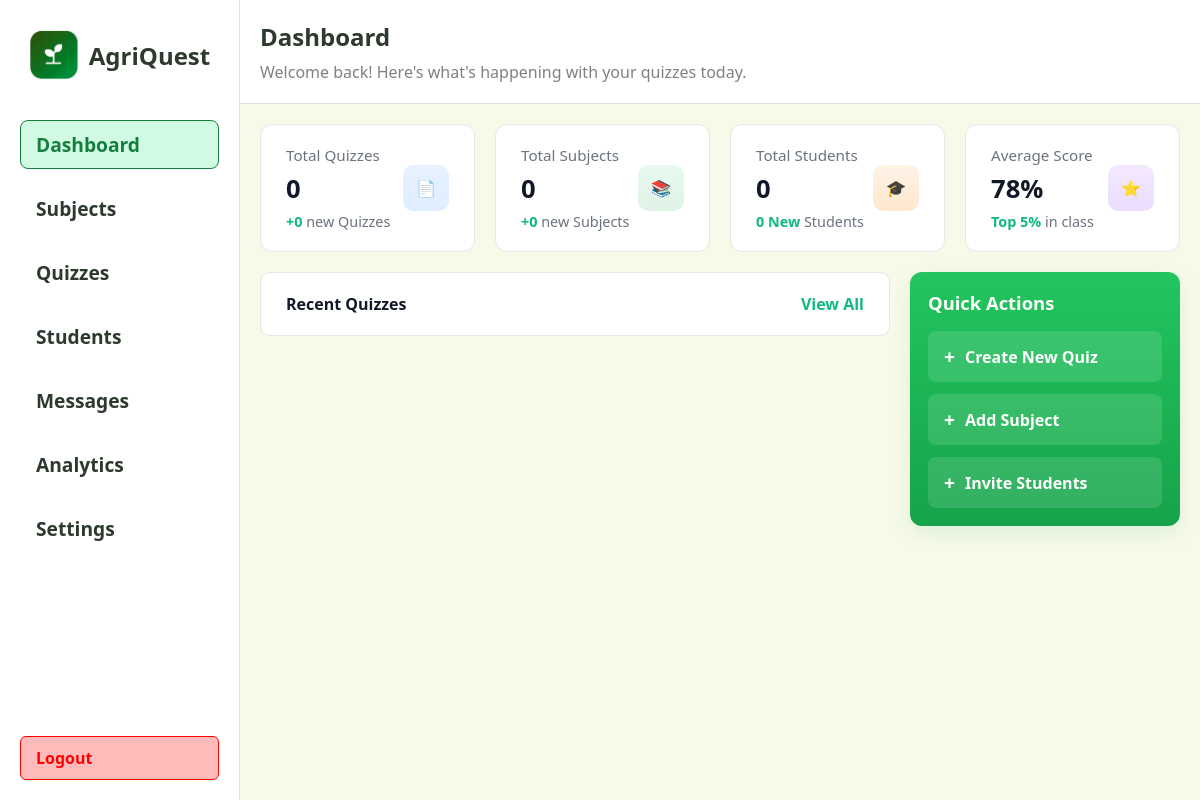
The app's page /teacher/dashboard (signed in), older data.
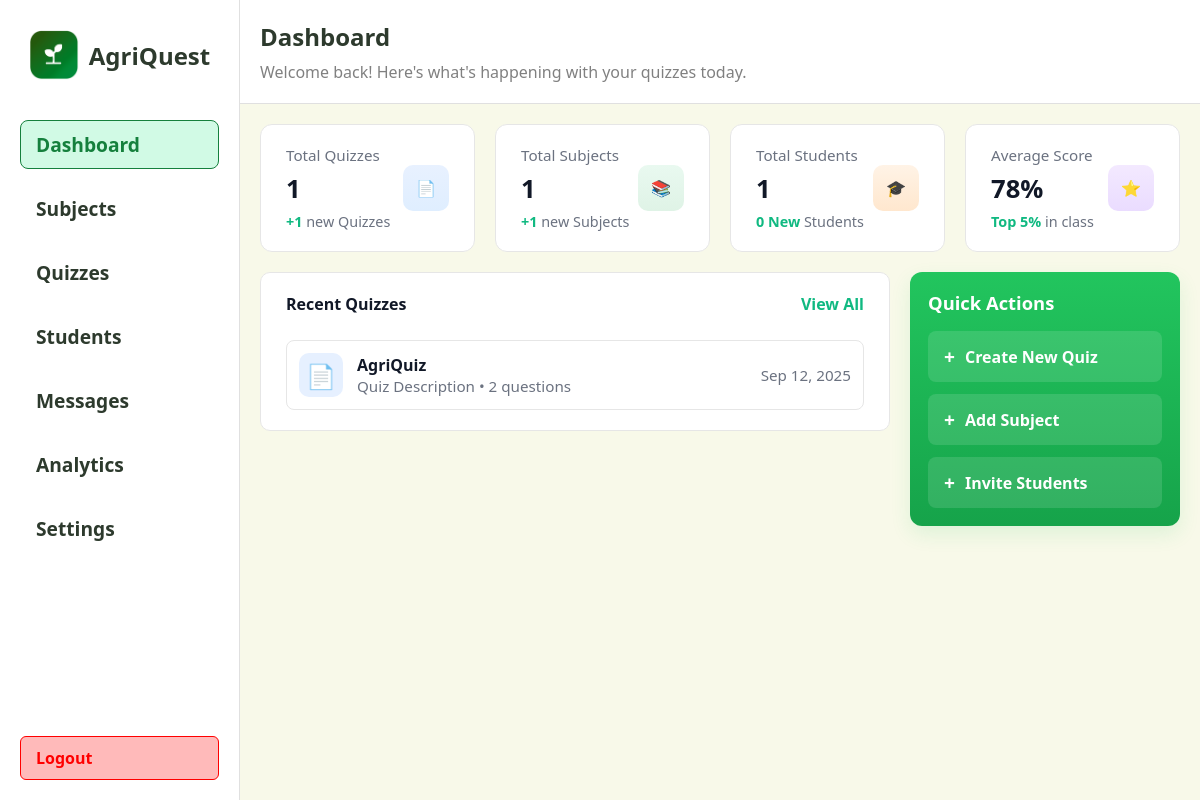
The same page, newer data.
### app/models.py (models this page shows)
class Quiz(db.Model):
	id = db.Column(db.Integer, primary_key=True)
	title = db.Column(db.String(200), nullable=False)
	description = db.Column(db.Text)
	time_limit = db.Column(db.Integer, default=0)  # minutes
	difficulty = db.Column(db.String(50))
	teacher_id = db.Column(db.Integer, db.ForeignKey('teacher.id'), nullable=True)
	subject_id = db.Column(db.Integer, db.ForeignKey('subject.id'), nullable=True)
	questions = db.relationship('Question', backref='quiz', cascade='all, delete-orphan', lazy=True)
	created_at = db.Column(db.DateTime, nullable=False, default=db.func.now())

### app/routes.py (the view, shortened to what this page needs)
@main.route("/teacher/dashboard")
def teacher_dashboard():
    teacher_id = session.get('teacher_id')
    recent_quizzes = []
    if teacher_id:
        recent_quizzes = (
            Quiz.query.filter_by(teacher_id=teacher_id)
            .order_by(Quiz.id.desc())
            .limit(5)
            .all()
        )
    try:
        now = datetime.utcnow()
        cutoff = now - timedelta(days=7)
        if teacher_id:
            total_quizzes = Quiz.query.filter_by(teacher_id=teacher_id).count()
            new_quizzes = (
                Quiz.query.filter(Quiz.teacher_id == teacher_id, Quiz.created_at >= cutoff).count()
            )
            total_subjects = (
                db.session.query(func.count(func.distinct(Quiz.subject_id)))
                .filter(Quiz.teacher_id == teacher_id, Quiz.subject_id != None)
                .scalar()
                or 0
            )
            new_subjects = (
                db.session.query(func.count(func.distinct(Quiz.subject_id)))
                .filter(Quiz.teacher_id == teacher_id, Quiz.created_at >= cutoff, Quiz.subject_id != None)
                .scalar()
                or 0
            )
        try:
            total_students = Student.query.count()
        except Exception:
            total_students = 0
        new_students = 0
    except Exception:
        total_quizzes = None
        new_quizzes = None
        total_subjects = None
        new_subjects = None
        total_students = None
        new_students = None
    return render_template(
        "teacher/dashboard.html",
        recent_quizzes=recent_quizzes,
        total_quizzes=total_quizzes,
        new_quizzes=new_quizzes,
        total_subjects=total_subjects,
        new_subjects=new_subjects,
        total_students=total_students,
        new_students=new_students,
    )

### app/templates/teacher/dashboard.html (shortened to what the changed rows need)
<!DOCTYPE html>
<html lang="en">
  <head>
    <link rel="stylesheet" href="{{ url_for('static', filename='css/animations.css') }}" />
  </head>
  <body>
    <div class="right">
      <div class="stats">
    <div class="total-quizzes">
          <div class="stat-left">
            <div class="stat-title">Total Quizzes</div>
      <div class="stat-value">{{ total_quizzes if total_quizzes is not none else 0 }}</div>
            <div class="stat-delta">
              +{{ new_quizzes if new_quizzes is not none else 0 }}
              <span style="color: #6b7280; font-weight: 500"
                >new Quizzes</span
              >
            </div>
          </div>
        </div>
    <div class="active-subjects">
          <div class="stat-left">
            <div class="stat-title">Total Subjects</div>
      <div class="stat-value">{{ total_subjects if total_subjects is not none else 0 }}</div>
            <div class="stat-delta" style="color: #10b981">
              +{{ new_subjects if new_subjects is not none else 0 }}
              <span style="color: #6b7280; font-weight: 500">new Subjects</span>
            </div>
          </div>
        </div>
        <div class="total-students">
          <div class="stat-left">
            <div class="stat-title">Total Students</div>
            <div class="stat-value">{{ total_students if total_students is not none else 0 }}</div>
            <div class="stat-delta" style="color: #10b981">
              {{ new_students if new_students is not none else '0' }} New
              <span style="color: #6b7280; font-weight: 500">Students</span>
            </div>
          </div>
        </div>
      </div>
      <div class="section">
        <div class="section-left">
          <div class="available-quizzes">
            {% for quiz in recent_quizzes %}
            <div style="background: #fff; border-radius: 8px; padding: 12px; display: flex; align-items: center; gap: 14px; margin-top: 10px; border: 1px solid #e6e6e6;">
              <div style="width: 44px; height: 44px; border-radius: 10px; background: #e6f0ff; display: flex; align-items: center; justify-content: center; font-size: 1.5rem; color: #2563eb;">
                <span>📄</span>
              </div>
              <div style="flex: 1;">
                <div style="font-weight: 700; color: #111827;">{{ quiz.title }}</div>
                <div style="color: #6b7280; font-size: 0.95rem;">{{ quiz.description }} • {{ quiz.questions|length }} questions</div>
              </div>
              <div style="text-align: right;">
                <div style="color: #6b7280; font-size: 0.95rem;">{{ quiz.created_at.strftime('%b %d, %Y') if quiz.created_at else 'N/A' }}</div>
              </div>
            </div>
            {% endfor %}
          </div>
        </div>
        </div>
      </div>
  </body>
</html>

Row changes from the older to the newer data that the page shows:
added Quiz: title "AgriQuiz", description "Quiz Description", questions|length "2", created_at "Sep 12, 2025"
Text that changed along with them:
{{ total_quizzes if total_quizzes is not none else 0 }}: "0" → "1"
{{ new_quizzes if new_quizzes is not none else 0 }}: "0" → "1"
{{ total_subjects if total_subjects is not none else 0 }}: "0" → "1"
{{ new_subjects if new_subjects is not none else 0 }}: "0" → "1"
{{ total_students if total_students is not none else 0 }}: "0" → "1"
